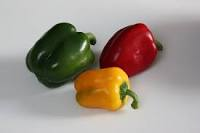
#> input picture cv_course/peppers.jpg, 200 x 133 px
$ jupyter execute pset1.ipynb
#> lines starting #> are read from the running program, lines starting #| are printed output that depends on the picture
[cell 1]
import cv2
import numpy as np
from matplotlib import pyplot as plt

[cell 2]
image = cv2.imread('peppers.jpg')
#> image is the input picture: shape (133, 200, 3); mean B, G, R 136.4, 147.2, 159
image = cv2.cvtColor(image, cv2.COLOR_BGR2RGB)
image_red = image[:,:,0]
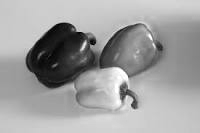
#> image_red: shape (133, 200); min 0, max 255, mean 159
image_green = image[:,:,1]
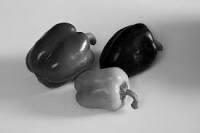
#> image_green: shape (133, 200); min 0, max 255, mean 147.2
image_blue = image[:,:,2]
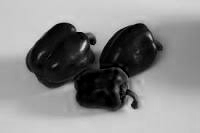
#> image_blue: shape (133, 200); min 0, max 222, mean 136.4

[cell 3]
plt.imshow(image)

[cell 4]
plt.imshow(image_green, cmap='gray')
plt.plot([0, image_green.shape[1]], [image_green.shape[0]//2, image_green.shape[0]//2], 'r')
plt.show()
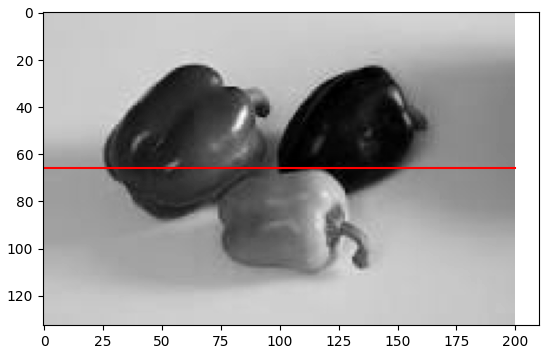
#> figure drawn by matplotlib, 1 panel

[cell 5]
plt.plot(image[100, :,0])
plt.show()
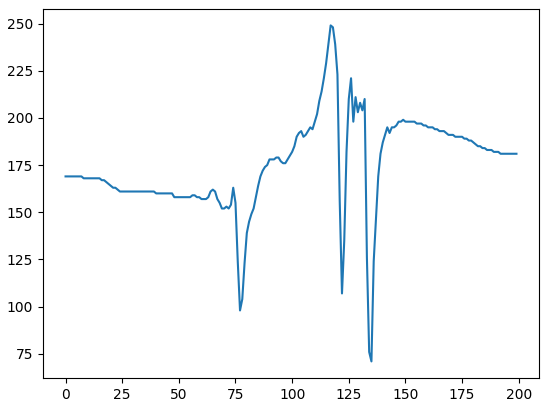
#> figure drawn by matplotlib, 1 panel; curve peaks at x = 117, y = 249

[cell 6]
cropped = image[10:100,10:100,:]
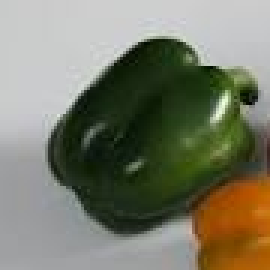
#> cropped: shape (90, 90, 3) (shown 3 times larger); mean R, G, B 122.5, 123.2, 105.1
plt.imshow(cropped)
plt.show()
y, x, channel = cropped.shape
#> y = 90; x = 90; channel = 3

[cell 7]
plt.imshow(image_red, cmap='gray')

[cell 8]
plt.plot(image_red[100,0])
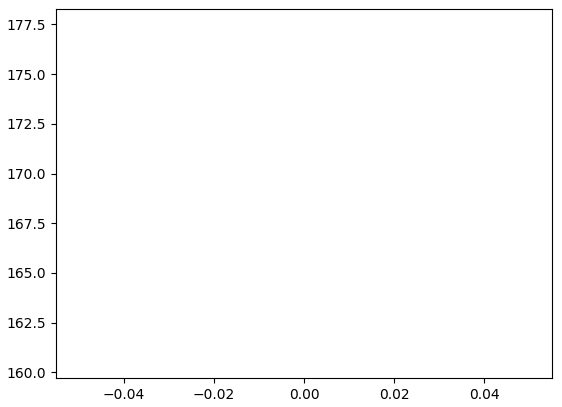
#> figure drawn by matplotlib, 1 panel

$ run again, with cv_course/island.jpg copied over cv_course/peppers.jpg
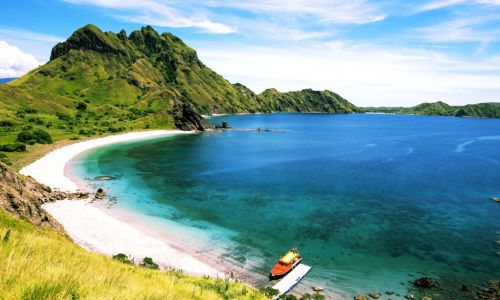
#> input picture cv_course/island.jpg, 500 x 300 px
#> image is the input picture: shape (300, 500, 3); mean B, G, R 149.3, 154.5, 119.4
#> `cropped = image[10:100,10:100,:]`:
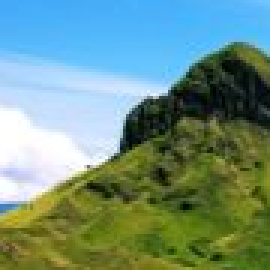
#> cropped: shape (90, 90, 3) (shown 3 times larger); mean R, G, B 111.2, 145.3, 131.4
#> `[cell 8] plt.plot(image_red[100,0])`:
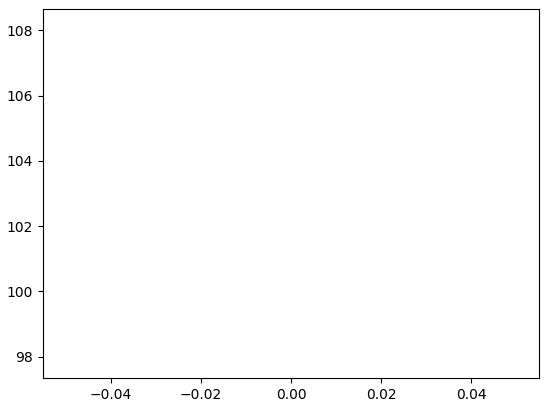
#> figure drawn by matplotlib, 1 panel

$ run again, with cv_course/robot.jpg copied over cv_course/peppers.jpg
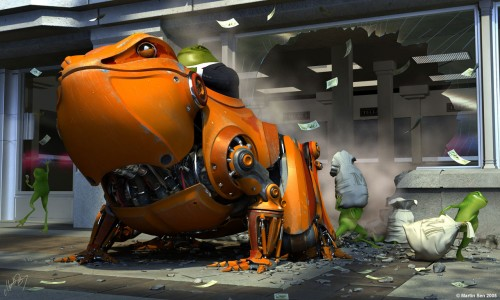
#> input picture cv_course/robot.jpg, 500 x 300 px
#> image is the input picture: shape (300, 500, 3); mean B, G, R 63.8, 79, 90.8
#> `cropped = image[10:100,10:100,:]`:
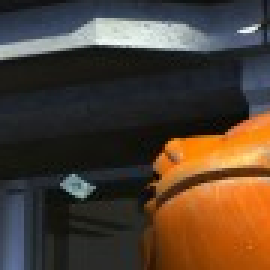
#> cropped: shape (90, 90, 3) (shown 3 times larger); mean R, G, B 79.2, 63, 49
#> `[cell 8] plt.plot(image_red[100,0])`:
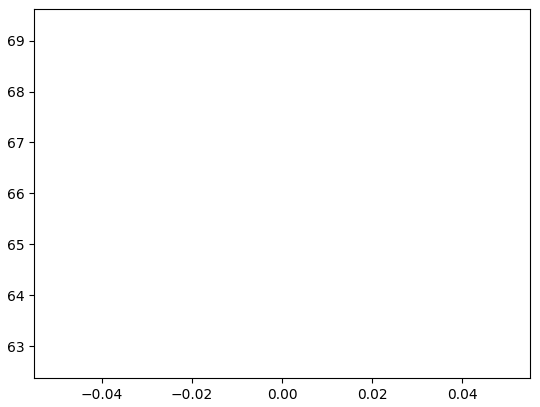
#> figure drawn by matplotlib, 1 panel
